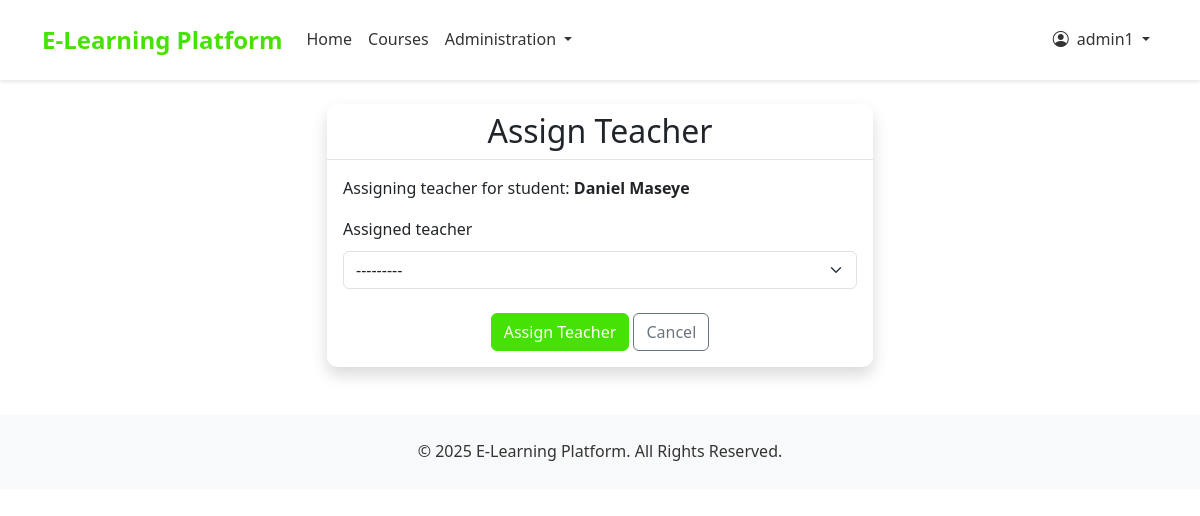
/accounts/assign/teacher/8/ (signed in), run on the app's committed database.
### accounts/models.py (models this page shows, shortened)
class User(AbstractUser):
    USER_TYPE_CHOICES = (
        ('student', 'Student'),
        ('teacher', 'Teacher'),
        ('admin', 'Admin'),
    )
    user_type = models.CharField(max_length=10, choices=USER_TYPE_CHOICES, default='student')
    phone_number = models.CharField(max_length=15, blank=True, null=True)
    is_active = models.BooleanField(default=True)
    created_at = models.DateTimeField(auto_now_add=True)
    updated_at = models.DateTimeField(auto_now=True)
    is_organization = models.BooleanField(default=False)
    company_name = models.CharField(max_length=255, blank=True, null=True)
    contact_person = models.CharField(max_length=255, blank=True, null=True)
    number_of_trainees = models.PositiveIntegerField(default=0)
    start_date = models.DateField(blank=True, null=True)
    end_date = models.DateField(blank=True, null=True)
    student_id = models.CharField(max_length=5, blank=True, null=True, unique=True)

class StudentProfile(models.Model):
    PROFICIENCY_LEVELS = (
        ('beginner', 'Beginner'),
        ('intermediate', 'Intermediate'),
        ('advanced', 'Advanced'),
    )
    user = models.OneToOneField(User, on_delete=models.CASCADE, related_name='student_profile')
    proficiency_level = models.CharField(max_length=15, choices=PROFICIENCY_LEVELS, blank=True, null=True)
    assigned_teacher = models.ForeignKey(
        User,
        on_delete=models.SET_NULL,
        null=True,
        blank=True,
        related_name='assigned_students',
        limit_choices_to={'user_type': 'teacher'}
    )

### accounts/views.py (the view)
# urls.py: path('assign/teacher/<int:student_id>/', views.assign_teacher, name='assign_teacher'),
@login_required
@user_passes_test(is_admin)
def assign_teacher(request, student_id):
    student = get_object_or_404(User, id=student_id, user_type='student')
    student_profile = get_object_or_404(StudentProfile, user=student)
    if request.method == 'POST':
        form = TeacherAssignmentForm(request.POST, instance=student_profile)
        if form.is_valid():
            form.save()
            messages.success(request, f'Teacher assigned to {student.username} successfully')
            return redirect('admin_dashboard')
    else:
        form = TeacherAssignmentForm(instance=student_profile)
    return render(request, 'accounts/assign_teacher.html', {
        'form': form,
        'student': student
    })

### accounts/forms.py
class TeacherAssignmentForm(forms.ModelForm):
    class Meta:
        model = StudentProfile
        fields = ['assigned_teacher']
        widgets = {
            'assigned_teacher': forms.Select(attrs={'class': 'form-control'})
        }
    def __init__(self, *args, **kwargs):
        super().__init__(*args, **kwargs)
        self.fields['assigned_teacher'].queryset = User.objects.filter(user_type='teacher')

### accounts/views.py (called while the page is built)
def is_admin(user):
    return user.is_staff or user.is_superuser

### templates/accounts/assign_teacher.html (shortened to what this page needs)
{% extends 'base.html' %}
{% load crispy_forms_tags %}
{% block content %}
<div class="row justify-content-center">
    <div class="col-md-6">
        <div class="card shadow">
            <div class="card-header bg-white">
                <h2 class="text-center mb-0">Assign Teacher</h2>
            </div>
            <div class="card-body">
                <p class="mb-3">Assigning teacher for student: <strong>{{ student.get_full_name|default:student.username }}</strong></p>
                <form method="post">
                    {{ form|crispy }}
                    <div class="text-center mt-4">
                        <button type="submit" class="btn btn-primary">Assign Teacher</button>
                        <a href="{% url 'admin_dashboard' %}" class="btn btn-outline-secondary">Cancel</a>
                    </div>
                </form>
            </div>
        </div>
    </div>
</div>
{% endblock %}

### templates/base.html (shortened to what this page needs)
{% load static %}
<!DOCTYPE html>
<html lang="en">
<head>
    <link href="https://cdn.jsdelivr.net/npm/bootstrap@5.3.0-alpha1/dist/css/bootstrap.min.css" rel="stylesheet">
    <link rel="stylesheet" href="https://cdn.jsdelivr.net/npm/bootstrap-icons@1.10.0/font/bootstrap-icons.css">
    <link rel="stylesheet" href="{% static 'css/style.css' %}">
</head>
<body>
    <nav class="navbar navbar-expand-lg navbar-light sticky-top">
        <div class="container">
            <a class="navbar-brand" href="{% url 'home' %}">E-Learning Platform</a>
            <div class="collapse navbar-collapse" id="navbarNav">
                <ul class="navbar-nav me-auto">
                    <li class="nav-item">
                        <a class="nav-link {% if request.path == '/' %}active{% endif %}" href="{% url 'home' %}">Home</a>
                    </li>
                    <li class="nav-item">
                        <a class="nav-link {% if '/courses/' in request.path %}active{% endif %}" href="{% url 'course_list' %}">Courses</a>
                    </li>
                    {% if user.is_authenticated %}
                        {% if user.is_staff or user.is_superuser %}
                            <li class="nav-item dropdown">
                                <a class="nav-link dropdown-toggle" href="#" role="button" data-bs-toggle="dropdown">
                                    Administration
                                </a>
                            </li>
                        {% elif user.is_teacher %}
                            <li class="nav-item">
                                <a class="nav-link {% if '/events/' in request.path %}active{% endif %}" href="{% url 'view_events' %}">Events</a>
                            </li>
                        {% endif %}
                    {% endif %}
                </ul>
                <ul class="navbar-nav ms-auto">
                    {% if user.is_authenticated %}
                        <li class="nav-item dropdown">
                            <a class="nav-link dropdown-toggle" href="#" role="button" data-bs-toggle="dropdown">
                                <i class="bi bi-person-circle me-1"></i> {{ user.get_full_name|default:user.username }}
                            </a>
                        </li>
                    {% endif %}
                </ul>
            </div>
        </div>
    </nav>
    <main class="container mt-4">
        {% block content %}{% endblock %}
    </main>
    <footer class="footer">
        <div class="container text-center">
            <p class="mb-0">&copy; {% now "Y" %} E-Learning Platform. All Rights Reserved.</p>
        </div>
    </footer>
</body>
</html>

### static/css/style.css (style rules this page uses)
:root { --primary-color: #47e205; --secondary-color: #2e206d; --light-gray: #f8f9fa; --dark-gray: #6c757d; --white: #ffffff; }
body { font-family: 'Segoe UI', Tahoma, Geneva, Verdana, sans-serif; color: #333; line-height: 1.6; }
a { color: var(--primary-color); text-decoration: none; }
.btn-primary { background-color: var(--primary-color); border-color: var(--primary-color); }
.card { border-radius: 10px; border: none; box-shadow: 0 4px 6px rgba(0, 0, 0, 0.1); transition: transform 0.3s ease, box-shadow 0.3s ease; }
.card-header { border-radius: 10px 10px 0 0 !important; background-color: white; border-bottom: 1px solid rgba(0, 0, 0, 0.1); }
.navbar { padding: 1rem 0; }
.navbar-brand { font-size: 1.5rem; font-weight: bold; }
.footer { background-color: var(--light-gray); padding: 1.5rem 0; margin-top: 3rem; }

### templates/base.html (style rules this page uses)
:root { --primary-color: #47e205; --secondary-color: #2e206d; }
.btn-primary { background-color: var(--primary-color); border-color: var(--primary-color); }
.navbar { background-color: white; box-shadow: 0 2px 4px rgba(0, 0, 0, 0.1); }
.navbar-brand { color: var(--primary-color); font-weight: bold; }
.nav-link { color: #333; }
footer { background-color: #f8f9fa; padding: 20px 0; margin-top: 50px; }

### data on the page
User: get_full_name "admin1"
User: get_full_name "Daniel Maseye"
StudentProfile: assigned_teacher "---------"
